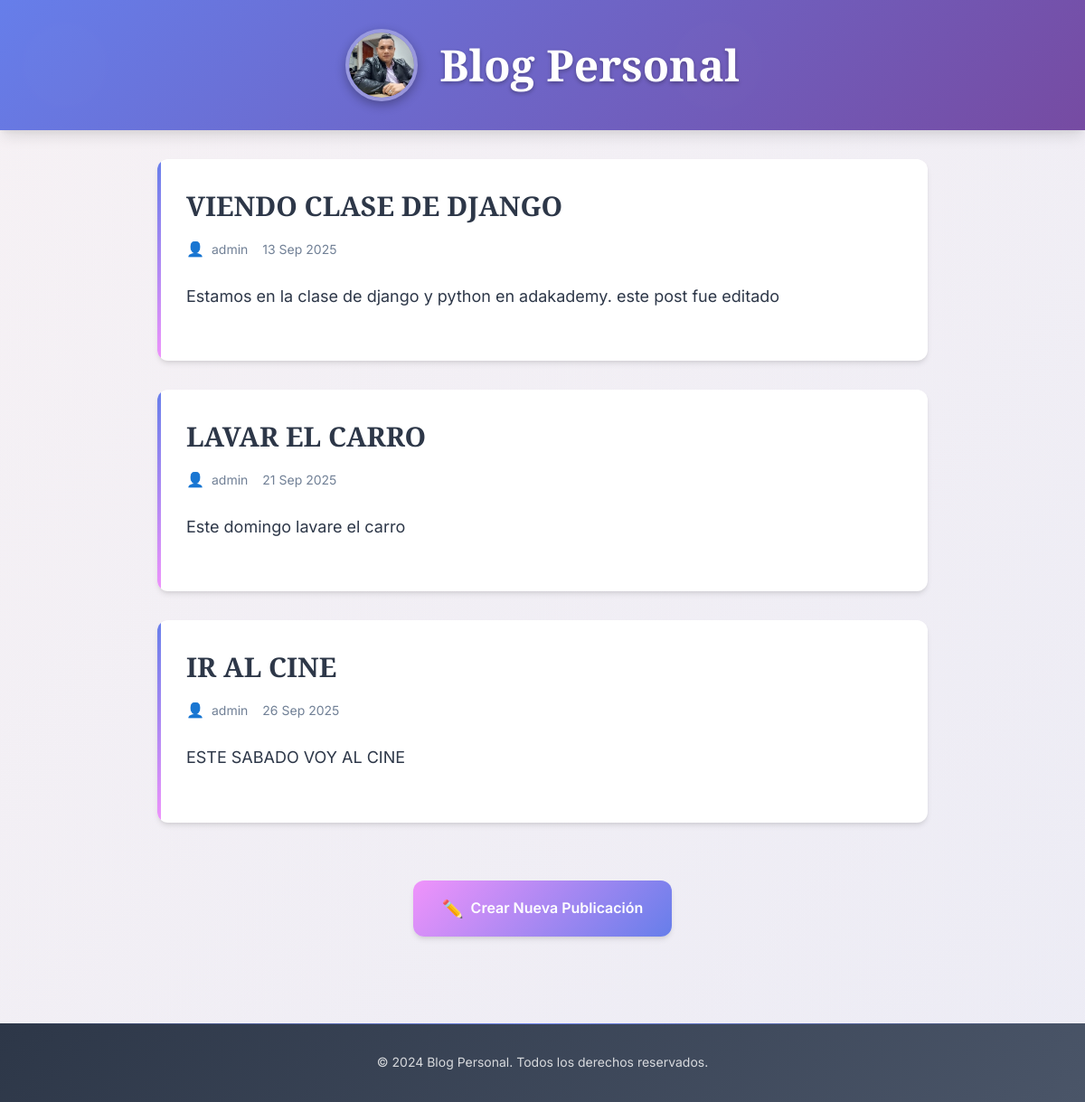
The app's page /, older data.
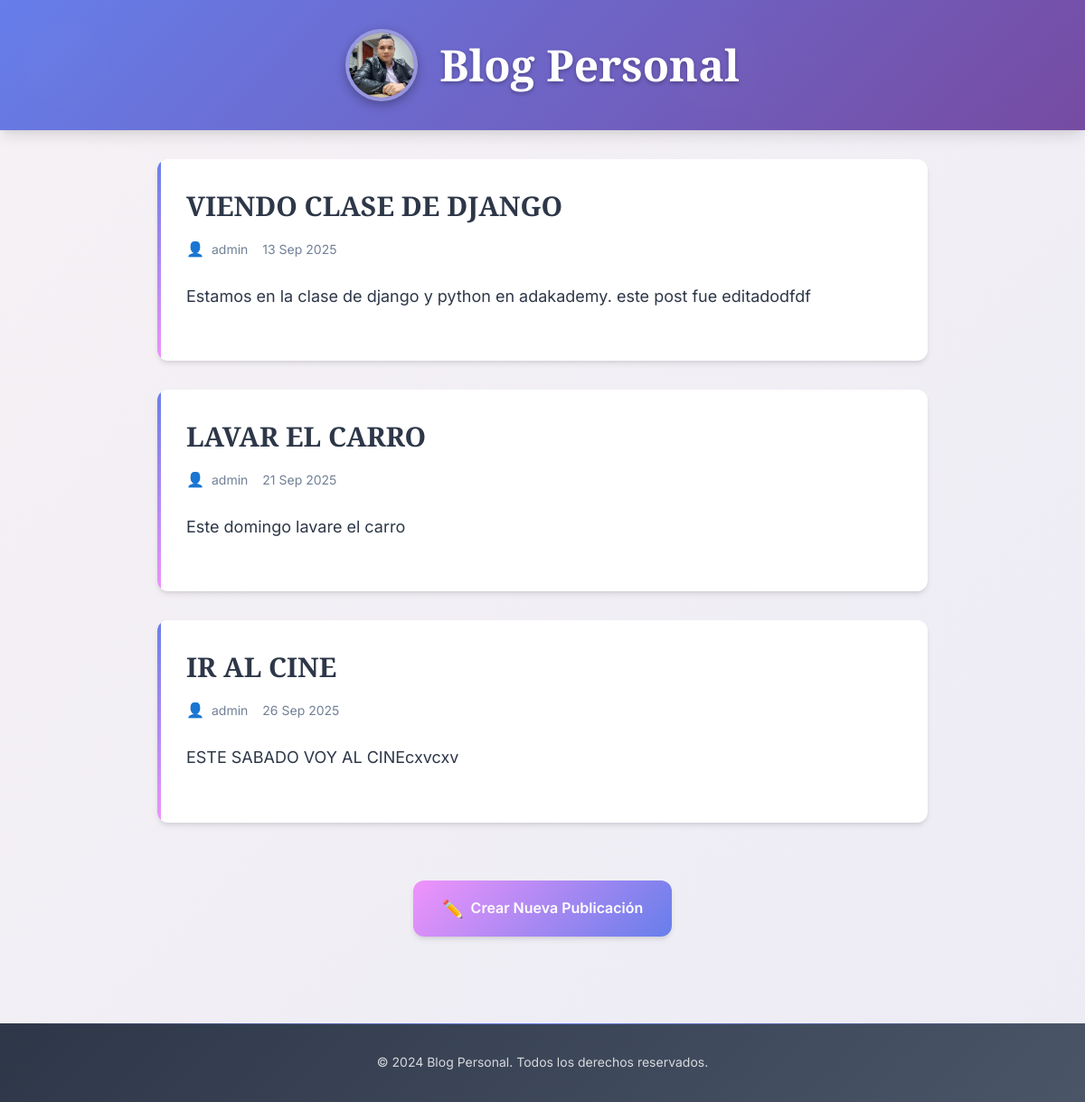
The same page, newer data.
### blogs/models.py (models this page shows, shortened)
class Post(models.Model):
    title = models.CharField(max_length=200)
    body = models.TextField()
    created_at = models.DateTimeField(
        auto_now_add=True
    )  # toma el tiempo automaticament del sistem o pc
    updated_at = models.DateTimeField(
        auto_now=True
    )  # toma el tiempo automaticament del sistem o pc
    author = models.ForeignKey(
        "auth.User", on_delete=models.CASCADE
    )  # toma el usario de la tabla auth_user de la base de datos de usuario por defecos de django

### blogs/views.py (the view)
# urls.py: path("", PostListView.as_view(), name="post_list"),
class PostListView(ListView):
    model = Post  # nombre del modelo donde estan los datos
    template_name = (
        "post_list.html"  # nombre del template a usar que esta en la carpeta templates
    )

### templates/post_list.html (shortened to what this page needs)
{% extends "_base.html" %}
{% block content %}
    {% for publication in post_list %}
        <article class="post-card">
            <a href="{% url 'post_detail' publication.pk %}" class="post-title-link">
                <h2>{{ publication.title }}</h2>
            </a>
            <div class="post-meta">
                <div class="post-author">
                    <span>{{ publication.author }}</span>
                </div>
                <time datetime="{{ publication.created_at|date:'Y-m-d' }}">
                    {{ publication.created_at|date:'d M Y' }}
                </time>
            </div>
            {% if publication.body %}
                <div class="post-content">
                    {{ publication.body|truncatewords:30 }}
                </div>
            {% endif %}
        </article>
    {% empty %}
        <div class="post-card">
            <h2>No hay publicaciones aún</h2>
            <p>¡Sé el primero en crear una publicación!</p>
        </div>
    {% endfor %}
    <div style="text-align: center;">
        <a href="{% url 'post_create' %}" class="new-post-btn">Crear Nueva Publicación</a>
    </div>
{% endblock content %}

Row changes from the older to the newer data that the page shows:
changed Post "VIENDO CLASE DE DJANGO": body "Estamos en la clase de django y python en adakademy. este post fue editado" → "Estamos en la clase de django y python en adakademy. este post fue editadodfdf"
changed Post "IR AL CINE": body "ESTE SABADO VOY AL CINE" → "ESTE SABADO VOY AL CINEcxvcxv"
